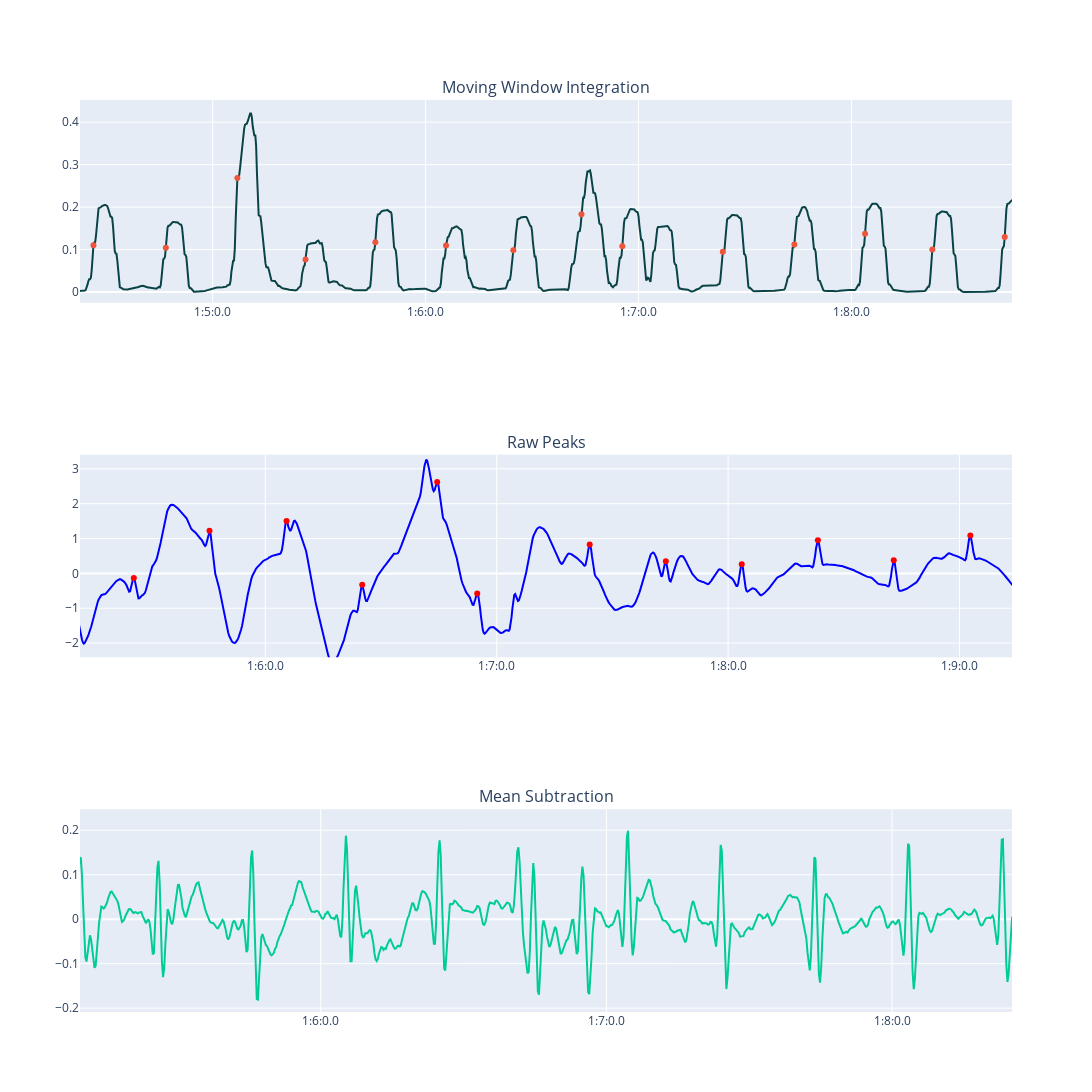

Notebook source saved alongside this figure:
### Code cell
# Moving Window Integration and Raw Peaks
spline = 4
res = 1000
max_x, max_y, peaks_x, peaks_y, interpolated_peak_x, interpolated_peak_y,max_ids = interpolation_spline(fiducial_point_dict['Window Length: 25'], 
                                                                                               sample1.time, sample1.values, spline, res)
i = 6
fig4 = make_subplots(
    rows=3, cols=1,
    subplot_titles=("Moving Window Integration"," Raw Peaks ", 'Mean Subtraction'))

#fig4.add_trace(go.Scatter(line= dict(color='orange'),x=sample1.time, y = squared,name='Squared',showlegend=False),row=1, col=1)

fig4.add_trace(go.Scatter(line= dict(color='#0a4345'),x=sample1.time, y = y_mw_dict['MW Integration W: 25'],name='MWI',showlegend=False),row=1, col=1)
fig4.add_trace(go.Scatter(mode = 'markers',x=sample1.time[fiducial_point_dict['Window Length: 25']], 
                          y = y_mw_dict['MW Integration W: 25'][fiducial_point_dict['Window Length: 25']],
                          name='MWI',showlegend=False),row=1, col=1)
fig4.add_trace(go.Scatter(x=x[0:len(x)-cut_pts['Window '+str(i)]], y= prepro_data['Window '+str(i)],
                                   name = 'Baseline Removal Window '+str(i), showlegend=False,),row=3, col=1)


fig4.add_trace(go.Scatter(line= dict(color='blue'),x=sample1.time, y = sample1.values,name='Peaks in MWI',showlegend=False),row=2, col=1)
fig4.add_trace(go.Scatter(mode='markers',marker=dict(color='red'), x=peaks_x, y = peaks_y, name='Peaks In Raw Data',showlegend=False),row=2, col=1)

fig4.update_layout(xaxis = dict(tickmode = 'array', tickvals = sample1.ticks_values, ticktext = sample1.time_format_axis),
                    xaxis2 = dict(tickmode = 'array', tickvals = sample1.ticks_values, ticktext = sample1.time_format_axis),
                    xaxis3 = dict(tickmode = 'array', tickvals = sample1.ticks_values, ticktext = sample1.time_format_axis))

fig4.update_layout(xaxis_range=[79000,85000], xaxis2_range=[79000,85000],xaxis3_range=[79000,85000], yaxis_range=[-0.001,0.085], yaxis2_range=[-0.5,0.68])
fig4.update_layout(height=1200,width = 1300)

### Figure 1 — Plotly figure (JSON) as saved in the notebook; plotly's stock layout.template omitted (floating-point values rounded to 4 significant figures; data arrays with more than 128 entries replaced by an {"elided": "..."} marker saying what was removed)
{"data": [{"line": {"color": "#0a4345"}, "name": "MWI", "showlegend": false, "type": "scatter", "x": {"elided": "15001 int values"}, "xaxis": "x", "y": {"elided": "15070 float values"}, "yaxis": "y"}, {"mode": "markers", "name": "MWI", "showlegend": false, "type": "scatter", "x": {"elided": "180 int values"}, "xaxis": "x", "y": {"elided": "180 float values"}, "yaxis": "y"}, {"name": "Baseline Removal Window 6", "showlegend": false, "type": "scatter", "x": {"elided": "14999 int values"}, "xaxis": "x3", "y": {"elided": "14999 float values"}, "yaxis": "y3"}, {"line": {"color": "blue"}, "name": "Peaks in MWI", "showlegend": false, "type": "scatter", "x": {"elided": "15001 int values"}, "xaxis": "x2", "y": {"elided": "15001 float values"}, "yaxis": "y2"}, {"marker": {"color": "red"}, "mode": "markers", "name": "Peaks In Raw Data", "showlegend": false, "type": "scatter", "x": {"elided": "180 int values"}, "xaxis": "x2", "y": {"elided": "180 float values"}, "yaxis": "y2"}], "layout": {"annotations": [{"font": {"size": 16}, "showarrow": false, "text": "Moving Window Integration", "x": 0.5, "xanchor": "center", "xref": "paper", "y": 1, "yanchor": "bottom", "yref": "paper"}, {"font": {"size": 16}, "showarrow": false, "text": " Raw Peaks ", "x": 0.5, "xanchor": "center", "xref": "paper", "y": 0.6111, "yanchor": "bottom", "yref": "paper"}, {"font": {"size": 16}, "showarrow": false, "text": "Mean Subtraction", "x": 0.5, "xanchor": "center", "xref": "paper", "y": 0.2222, "yanchor": "bottom", "yref": "paper"}], "height": 1200, "width": 1300, "xaxis": {"anchor": "y", "autorange": false, "domain": [0, 1], "range": [64380.0, 68750.0], "tickmode": "array", "ticktext": ["1:0:0.0", "1:1:0.0", "1:2:0.0", "1:3:0.0", "1:4:0.0", "1:5:0.0", "1:6:0.0", "1:7:0.0", "1:8:0.0", "1:9:0.0", "1:10:0.0", "1:11:0.0", "1:12:0.0", "1:13:0.0", "1:14:0.0", "1:15:0.0", "1:16:0.0", "1:17:0.0", "1:18:0.0", "1:19:0.0", "1:20:0.0", "1:21:0.0", "1:22:0.0", "1:23:0.0", "1:24:0.0", "1:25:0.0", "1:26:0.0", "1:27:0.0", "1:28:0.0", "1:29:0.0", "1:30:0.0", "1:31:0.0", "1:32:0.0", "1:33:0.0", "1:34:0.0", "1:35:0.0", "1:36:0.0", "1:37:0.0", "1:38:0.0", "1:39:0.0", "1:40:0.0", "1:41:0.0", "1:42:0.0", "1:43:0.0", "1:44:0.0", "1:45:0.0", "1:46:0.0", "1:47:0.0", "1:48:0.0", "1:49:0.0", "1:50:0.0", "1:51:0.0", "1:52:0.0", "1:53:0.0", "1:54:0.0", "1:55:0.0", "1:56:0.0", "1:57:0.0", "1:58:0.0", "1:59:0.0"], "tickvals": [60000, 61000, 62000, 63000, 64000, 65000, 66000, 67000, 68000, 69000, 70000, 71000, 72000, 73000, 74000, 75000, 76000, 77000, 78000, 79000, 80000, 81000, 82000, 83000, 84000, 85000, 86000, 87000, 88000, 89000, 90000, 91000, 92000, 93000, 94000, 95000, 96000, 97000, 98000, 99000, 100000, 101000, 102000, 103000, 104000, 105000, 106000, 107000, 108000, 109000, 110000, 111000, 112000, 113000, 114000, 115000, 116000, 117000, 118000, 119000], "type": "linear"}, "xaxis2": {"anchor": "y2", "autorange": false, "domain": [0, 1], "range": [65200.0, 69230.0], "tickmode": "array", "ticktext": ["1:0:0.0", "1:1:0.0", "1:2:0.0", "1:3:0.0", "1:4:0.0", "1:5:0.0", "1:6:0.0", "1:7:0.0", "1:8:0.0", "1:9:0.0", "1:10:0.0", "1:11:0.0", "1:12:0.0", "1:13:0.0", "1:14:0.0", "1:15:0.0", "1:16:0.0", "1:17:0.0", "1:18:0.0", "1:19:0.0", "1:20:0.0", "1:21:0.0", "1:22:0.0", "1:23:0.0", "1:24:0.0", "1:25:0.0", "1:26:0.0", "1:27:0.0", "1:28:0.0", "1:29:0.0", "1:30:0.0", "1:31:0.0", "1:32:0.0", "1:33:0.0", "1:34:0.0", "1:35:0.0", "1:36:0.0", "1:37:0.0", "1:38:0.0", "1:39:0.0", "1:40:0.0", "1:41:0.0", "1:42:0.0", "1:43:0.0", "1:44:0.0", "1:45:0.0", "1:46:0.0", "1:47:0.0", "1:48:0.0", "1:49:0.0", "1:50:0.0", "1:51:0.0", "1:52:0.0", "1:53:0.0", "1:54:0.0", "1:55:0.0", "1:56:0.0", "1:57:0.0", "1:58:0.0", "1:59:0.0"], "tickvals": [60000, 61000, 62000, 63000, 64000, 65000, 66000, 67000, 68000, 69000, 70000, 71000, 72000, 73000, 74000, 75000, 76000, 77000, 78000, 79000, 80000, 81000, 82000, 83000, 84000, 85000, 86000, 87000, 88000, 89000, 90000, 91000, 92000, 93000, 94000, 95000, 96000, 97000, 98000, 99000, 100000, 101000, 102000, 103000, 104000, 105000, 106000, 107000, 108000, 109000, 110000, 111000, 112000, 113000, 114000, 115000, 116000, 117000, 118000, 119000], "type": "linear"}, "xaxis3": {"anchor": "y3", "autorange": false, "domain": [0, 1], "range": [65160.0, 68420.0], "tickmode": "array", "ticktext": ["1:0:0.0", "1:1:0.0", "1:2:0.0", "1:3:0.0", "1:4:0.0", "1:5:0.0", "1:6:0.0", "1:7:0.0", "1:8:0.0", "1:9:0.0", "1:10:0.0", "1:11:0.0", "1:12:0.0", "1:13:0.0", "1:14:0.0", "1:15:0.0", "1:16:0.0", "1:17:0.0", "1:18:0.0", "1:19:0.0", "1:20:0.0", "1:21:0.0", "1:22:0.0", "1:23:0.0", "1:24:0.0", "1:25:0.0", "1:26:0.0", "1:27:0.0", "1:28:0.0", "1:29:0.0", "1:30:0.0", "1:31:0.0", "1:32:0.0", "1:33:0.0", "1:34:0.0", "1:35:0.0", "1:36:0.0", "1:37:0.0", "1:38:0.0", "1:39:0.0", "1:40:0.0", "1:41:0.0", "1:42:0.0", "1:43:0.0", "1:44:0.0", "1:45:0.0", "1:46:0.0", "1:47:0.0", "1:48:0.0", "1:49:0.0", "1:50:0.0", "1:51:0.0", "1:52:0.0", "1:53:0.0", "1:54:0.0", "1:55:0.0", "1:56:0.0", "1:57:0.0", "1:58:0.0", "1:59:0.0"], "tickvals": [60000, 61000, 62000, 63000, 64000, 65000, 66000, 67000, 68000, 69000, 70000, 71000, 72000, 73000, 74000, 75000, 76000, 77000, 78000, 79000, 80000, 81000, 82000, 83000, 84000, 85000, 86000, 87000, 88000, 89000, 90000, 91000, 92000, 93000, 94000, 95000, 96000, 97000, 98000, 99000, 100000, 101000, 102000, 103000, 104000, 105000, 106000, 107000, 108000, 109000, 110000, 111000, 112000, 113000, 114000, 115000, 116000, 117000, 118000, 119000], "type": "linear"}, "yaxis": {"anchor": "x", "autorange": false, "domain": [0.7778, 1], "range": [-0.02489, 0.4522], "type": "linear"}, "yaxis2": {"anchor": "x2", "autorange": false, "domain": [0.3889, 0.6111], "range": [-2.409, 3.407], "type": "linear"}, "yaxis3": {"anchor": "x3", "autorange": false, "domain": [0, 0.2222], "range": [-0.2086, 0.2469], "type": "linear"}}}
